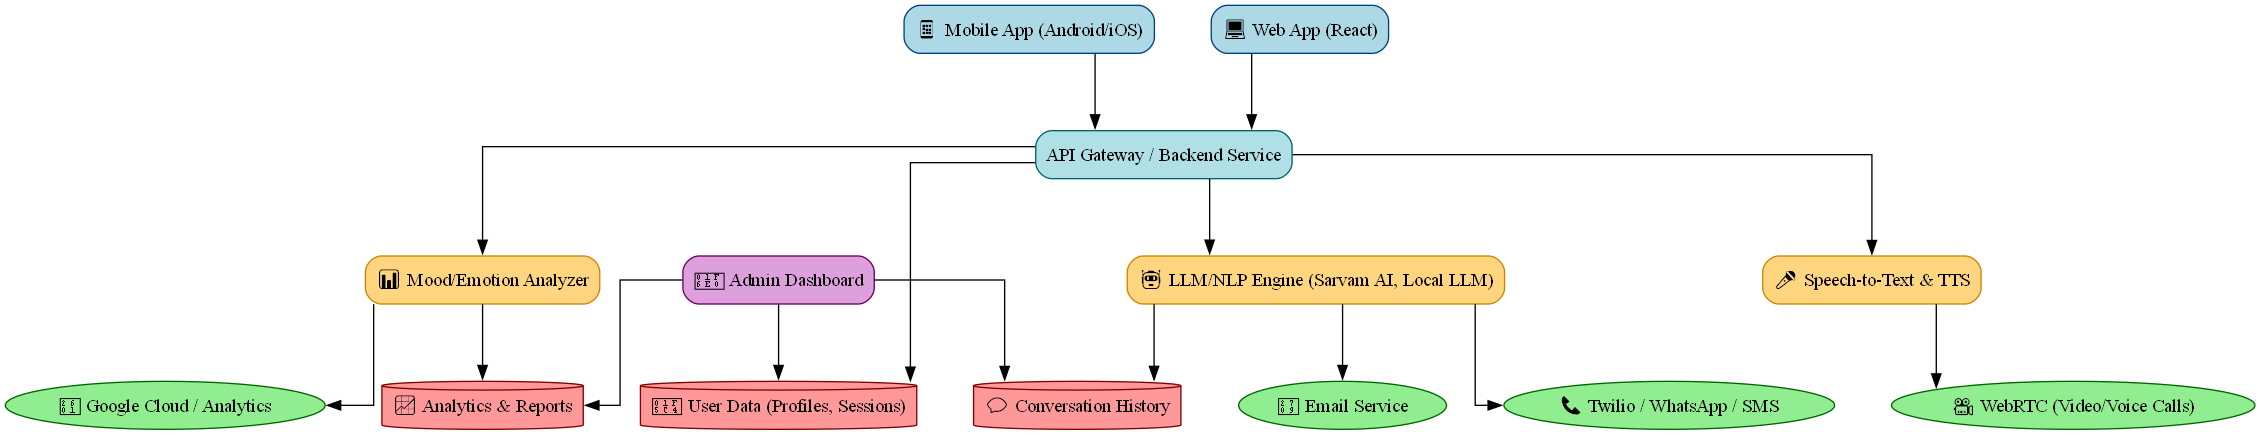

Write Python code to recreate this figure.
from graphviz import Digraph
import os

# Set Graphviz executable path for Windows
os.environ["PATH"] += os.pathsep + r"C:\Program Files\Graphviz\bin"

# Create directed graph
dot = Digraph("SIH_Architecture", format="png")
dot.attr(rankdir="TB", splines="ortho", nodesep="0.6", ranksep="0.8")

# -------------------------
# Node styles
# -------------------------
frontend_style = {"shape": "box", "style": "filled,rounded", "fillcolor": "#ADD8E6", "color": "#004080"}
backend_style  = {"shape": "box", "style": "filled,rounded", "fillcolor": "#B0E0E6", "color": "#006666"}
ai_style       = {"shape": "box", "style": "filled,rounded", "fillcolor": "#FFD580", "color": "#CC8400"}
db_style       = {"shape": "cylinder", "style": "filled", "fillcolor": "#FF9999", "color": "#800000"}
external_style = {"shape": "ellipse", "style": "filled", "fillcolor": "#90EE90", "color": "#006400"}
admin_style    = {"shape": "box", "style": "filled,rounded", "fillcolor": "#DDA0DD", "color": "#660066"}

# -------------------------
# Layers
# -------------------------
# Frontend
dot.node("mobile", "📱 Mobile App (Android/iOS)", **frontend_style)
dot.node("web", "💻 Web App (React)", **frontend_style)

# API Gateway
dot.node("api", "API Gateway / Backend Service", **backend_style)

# AI/Processing Layer
dot.node("nlp", "🤖 LLM/NLP Engine (Sarvam AI, Local LLM)", **ai_style)
dot.node("voice", "🎤 Speech-to-Text & TTS", **ai_style)
dot.node("mood", "📊 Mood/Emotion Analyzer", **ai_style)

# Database Layer
dot.node("userdb", "🗄 User Data (Profiles, Sessions)", **db_style)
dot.node("convdb", "💬 Conversation History", **db_style)
dot.node("analyticsdb", "📈 Analytics & Reports", **db_style)

# External Integrations
dot.node("twilio", "📞 Twilio / WhatsApp / SMS", **external_style)
dot.node("email", "✉ Email Service", **external_style)
dot.node("webrtc", "🎥 WebRTC (Video/Voice Calls)", **external_style)
dot.node("gcloud", "☁ Google Cloud / Analytics", **external_style)

# Admin Panel
dot.node("admin", "🛠 Admin Dashboard", **admin_style)

# -------------------------
# Connections
# -------------------------
# Frontend → API
dot.edges([("mobile", "api"), ("web", "api")])

# API → AI Layer
dot.edge("api", "nlp")
dot.edge("api", "voice")
dot.edge("api", "mood")

# AI → Database
dot.edge("nlp", "convdb")
dot.edge("mood", "analyticsdb")
dot.edge("api", "userdb")

# AI ↔ External Integrations
dot.edge("nlp", "twilio")
dot.edge("nlp", "email")
dot.edge("voice", "webrtc")
dot.edge("mood", "gcloud")

# Admin → DB
dot.edge("admin", "userdb")
dot.edge("admin", "analyticsdb")
dot.edge("admin", "convdb")

# -------------------------
# Save files
# -------------------------
dot.render("sih_architecture", format="png", cleanup=True)  # PNG
dot.render("sih_architecture", format="pdf", cleanup=True)  # PDF

print("✅ Diagram generated: sih_architecture.png & sih_architecture.pdf")
